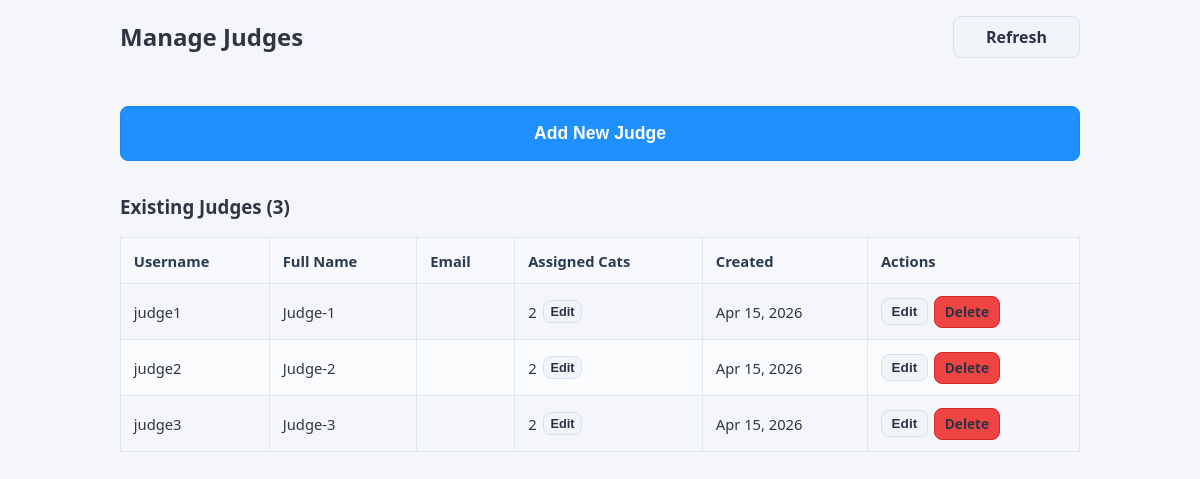
Before: /brgyluy-a/admin/judges.php (signed in) with the older database file.
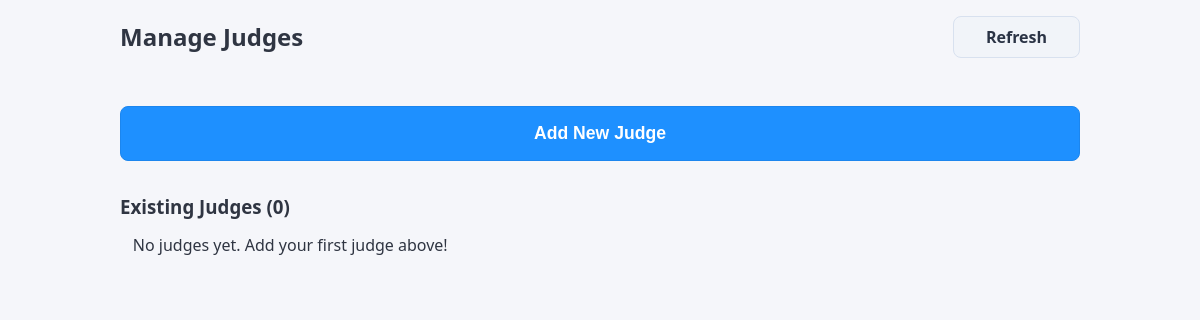
After: the same page with the newer database file.
### tables this page shows
CREATE TABLE `judges` (
  `id` int(11) NOT NULL,
  `username` varchar(50) NOT NULL,
  `password` varchar(255) NOT NULL,
  `full_name` varchar(100) NOT NULL,
  `email` varchar(100) DEFAULT NULL,
  `created_at` timestamp NOT NULL DEFAULT current_timestamp()
);

### brgyluy-a/admin/judges.php (the view, shortened to what this page needs)
<?php
require_once '../includes/db.php';
$judges_query = $conn->query("SELECT * FROM judges ORDER BY full_name ASC");
$judges = $judges_query ? $judges_query : false;
?>
<!DOCTYPE html>
<html lang="en">
<head>
    <link rel="stylesheet" href="../assets/style.css">
</head>
<body>
    <div class="container">
        <div class="main-card">
            <div style="display:flex; justify-content:space-between; align-items:center; margin-bottom:3rem;">
                <h2>Manage Judges</h2>
                <a href="judges.php" class="btn btn-secondary" style="padding:.5rem 2rem; font-size:1rem;">Refresh</a>
            </div>
            <button onclick="openJudgeModal('add')" class="btn btn-primary" style="padding:1rem 2rem; font-size:1.1rem;">Add New Judge</button>
            <h3 style="margin-top:2rem;">Existing Judges (<?= $judges ? $judges->num_rows : 0 ?>)</h3>
            <?php if ($judges && $judges->num_rows > 0): ?>
                <div class="table-responsive">
                    <table>
                        <thead>
                            <tr>
                                <th>Username</th>
                                <th>Full Name</th>
                                <th>Email</th>
                                <th>Assigned Cats</th>
                                <th>Created</th>
                                <th>Actions</th>
                            </tr>
                        </thead>
                        <tbody>
                            <?php $judges->data_seek(0); while($row = $judges->fetch_assoc()): ?>
                            <tr>
                                <td><?= htmlspecialchars($row['username']) ?></td>
                                <td><?= htmlspecialchars($row['full_name']) ?></td>
                                <td><?= htmlspecialchars($row['email'] ?? '') ?></td>
                                <td>
                                    <?php
                                    $assigned_q = $conn->query("SELECT COUNT(*) as cnt FROM judge_category WHERE judge_id = " . $row['id']);
                                    $assigned_count = $assigned_q ? $assigned_q->fetch_assoc()['cnt'] : 0;
                                    ?>
                                    <div class="assigned-categories">
                                        <span><?= $assigned_count ?></span>
                                        <button onclick="openCatAssignModal(<?= $row['id'] ?>, '<?= addslashes($row['full_name']) ?>')" class="btn btn-secondary"><?= $assigned_count > 0 ? 'Edit' : 'Assign' ?></button>
                                    </div>
                                </td>
                                <td><?= date('M j, Y', strtotime($row['created_at'])) ?></td>
                                <td>
                                    <div class="judge-actions">
                                        <button onclick="openJudgeModal('edit', <?= $row['id'] ?>, '<?= addslashes($row['username']) ?>', '<?= addslashes($row['full_name']) ?>', '<?= addslashes($row['email'] ?? '') ?>')" class="btn btn-secondary">Edit</button>
                                        <a href="?delete=<?= $row['id'] ?>" class="btn btn-secondary" style="background:#ef4444; border-color:#dc2626;" onclick="return confirm('Delete <?= htmlspecialchars($row['full_name']) ?>? This cannot be undone.')">Delete</a>
                                    </div>
                                </td>
                            </tr>
                            <?php endwhile; ?>
                        </tbody>
                    </table>
                </div>
            <?php else: ?>
                <p class="form-messages">No judges yet. Add your first judge above!</p>
            <?php endif; ?>
        </div>
    </div>
</body>
</html>

Changed rows visible on the page:
removed judges: username "judge1", full_name "Judge-1", assigned_count "2", created_at "Apr 15, 2026"
removed judges: username "judge2", full_name "Judge-2", assigned_count "2", created_at "Apr 15, 2026"
removed judges: username "judge3", full_name "Judge-3", assigned_count "2", created_at "Apr 15, 2026"
Other visible differences:
$judges->num_rows: "3" → "0"
text no longer shown: "Username Full Name Email Assigned Cats Created Actions"
text now shown: "No judges yet. Add your first judge above!"
